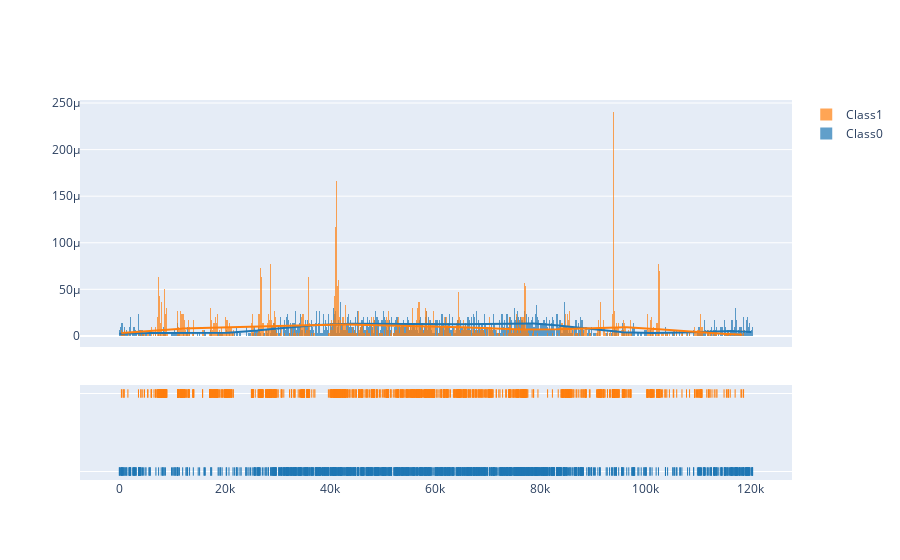

Notebook code for this chart:
### Markdown cell above
데이터 분포 확인

### Code cell
import plotly.figure_factory as ff
x1 = df.loc[df['Class'] == 0, df.columns == 'Time'].values.reshape(-1)
x2 = df.loc[df['Class'] == 1, df.columns == 'Time'].values.reshape(-1)

hist_data = [x1, x2]

group_labels = ['Class0', 'Class1']
fig = ff.create_distplot(hist_data, group_labels, bin_size = 200)
fig.show()

### Figure 1 — Plotly figure (JSON) as saved in the notebook; plotly's stock layout.template omitted (floating-point values rounded to 4 significant figures; data arrays with more than 128 entries replaced by an {"elided": "..."} marker saying what was removed)
{"data": [{"autobinx": false, "histnorm": "probability density", "legendgroup": "Class0", "marker": {"color": "rgb(31, 119, 180)"}, "name": "Class0", "opacity": 0.7, "type": "histogram", "x": {"elided": "1500 int values"}, "xaxis": "x", "xbins": {"end": 120329, "size": 200, "start": 12}, "yaxis": "y"}, {"autobinx": false, "histnorm": "probability density", "legendgroup": "Class1", "marker": {"color": "rgb(255, 127, 14)"}, "name": "Class1", "opacity": 0.7, "type": "histogram", "x": {"elided": "1500 float values"}, "xaxis": "x", "xbins": {"end": 118603, "size": 200, "start": 406}, "yaxis": "y"}, {"legendgroup": "Class0", "marker": {"color": "rgb(31, 119, 180)"}, "mode": "lines", "name": "Class0", "showlegend": false, "type": "scatter", "x": {"elided": "500 float values"}, "xaxis": "x", "y": {"elided": "500 float values"}, "yaxis": "y"}, {"legendgroup": "Class1", "marker": {"color": "rgb(255, 127, 14)"}, "mode": "lines", "name": "Class1", "showlegend": false, "type": "scatter", "x": {"elided": "500 float values"}, "xaxis": "x", "y": {"elided": "500 float values"}, "yaxis": "y"}, {"legendgroup": "Class0", "marker": {"color": "rgb(31, 119, 180)", "symbol": "line-ns-open"}, "mode": "markers", "name": "Class0", "showlegend": false, "type": "scatter", "x": {"elided": "1500 int values"}, "xaxis": "x", "y": {"elided": "1500 str values"}, "yaxis": "y2"}, {"legendgroup": "Class1", "marker": {"color": "rgb(255, 127, 14)", "symbol": "line-ns-open"}, "mode": "markers", "name": "Class1", "showlegend": false, "type": "scatter", "x": {"elided": "1500 float values"}, "xaxis": "x", "y": {"elided": "1500 str values"}, "yaxis": "y2"}], "layout": {"barmode": "overlay", "hovermode": "closest", "legend": {"traceorder": "reversed"}, "xaxis": {"anchor": "y2", "domain": [0, 1], "zeroline": false}, "yaxis": {"anchor": "free", "domain": [0.35, 1], "position": 0}, "yaxis2": {"anchor": "x", "domain": [0, 0.25], "dtick": 1, "showticklabels": false}}}
